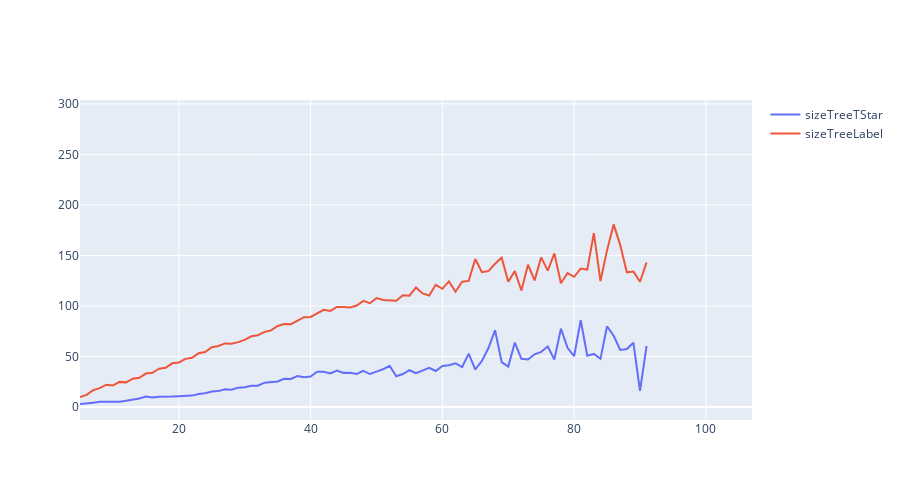
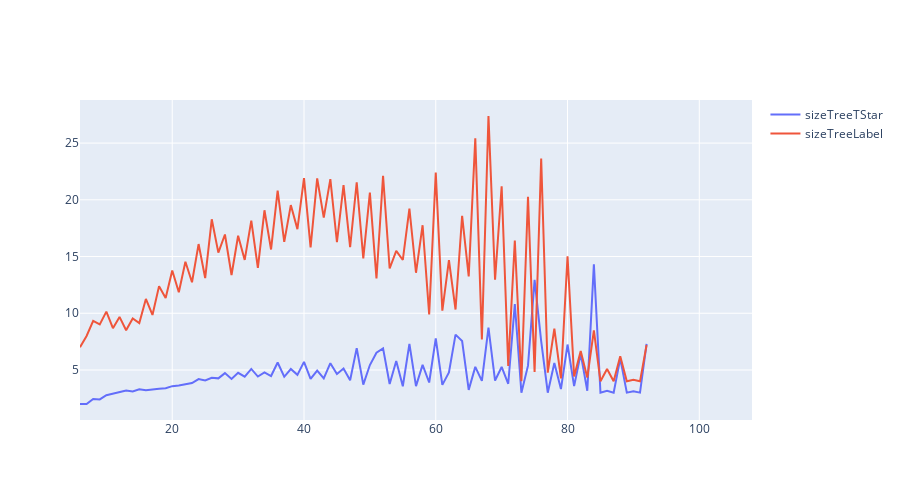

Source (notebook cell) for these figures, in order:
### Code cell
graphColsMean(out, ys=["sizeTreeTStar", "sizeTreeLabel"], yLog=False)
graphColsMean(out_neg, ys=["sizeTreeTStar", "sizeTreeLabel"], yLog=False)
